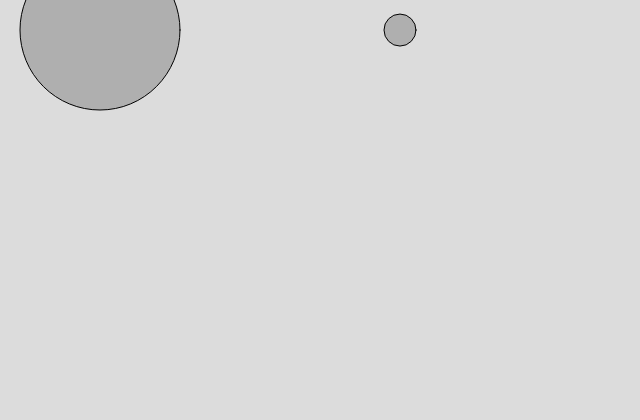
Frame 1 (no input)
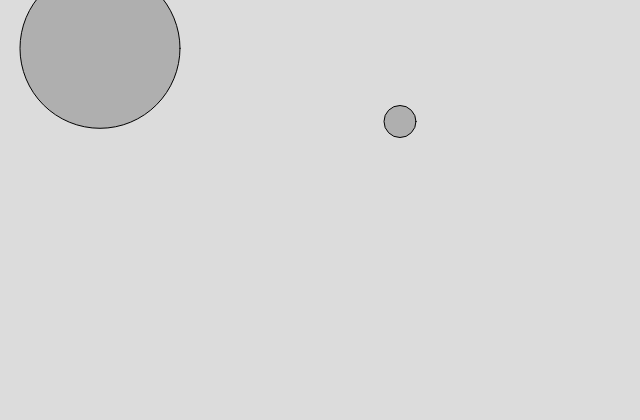
Frame 60 (no input)
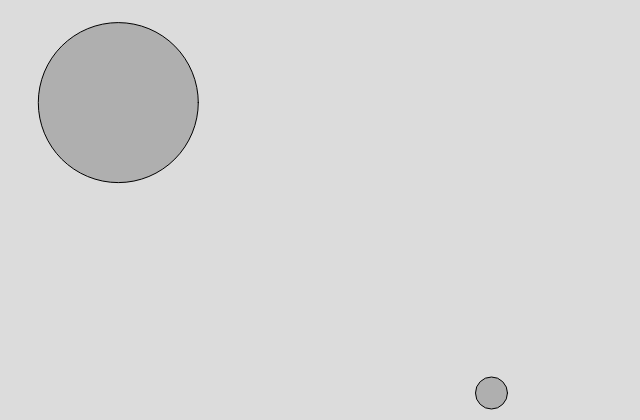
Frame 120 (the mouse pressed at the canvas centre since frame 60)

The p5.js sketch that drew these frames (run headless with seeded random() and noise() and a simulated clock; from frame 60 on, the mouse is pressed at the canvas centre):

// p5.js sketch
// ── sketch.js
class Mover {
    constructor(x, y, m) {
        this.position = createVector(x, y);
        this.velocity = createVector();
        this.acceleration = createVector();
        this.mass = m;
        this.radius = m / 2;
    }

    applyForce(force) {
        let f = p5.Vector.div(force, this.mass);
        this.acceleration.add(f);
    }

    update() {
        this.velocity.add(this.acceleration);
        this.position.add(this.velocity);
        this.acceleration.mult(0);
        this.checkEdges();
    }

    show() {
        stroke(0);
        fill(175);
        circle(this.position.x, this.position.y, this.mass * 16);
    }

    checkEdges() {
        const squishForce = 0.9;
        const bounceForce = 1.0 - squishForce;

        if (this.position.x > width - this.radius) {
            this.position.x = width - this.radius;
            this.velocity.x *= -bounceForce;
        } else if (this.position.x < this.radius) {
            this.position.x = this.radius;
            this.velocity.x *= -bounceForce;
        }

        if (this.position.y > height - this.radius) {
            this.position.y = height - this.radius;
            this.velocity.y *= -bounceForce;
        } else if (this.position.y < this.radius) {
            this.position.y = this.radius;
            this.velocity.y *= -bounceForce;
        }
    }
}

let m, m2;
let gravity;

function setup() {
    createCanvas(640, 420);

    m = new Mover(100, 30, 10);
    m2 = new Mover(400, 30, 2);

    gravity = createVector(0, 0.1);
}

function draw() {
    background(220);

    m.applyForce(gravity);
    m2.applyForce(gravity);

    if (mouseIsPressed) {
        let wind = createVector(0.1, 0);
        m.applyForce(wind);
        m2.applyForce(wind);
    }

    m.update();
    m2.update();
    m.show();
    m2.show();
}
